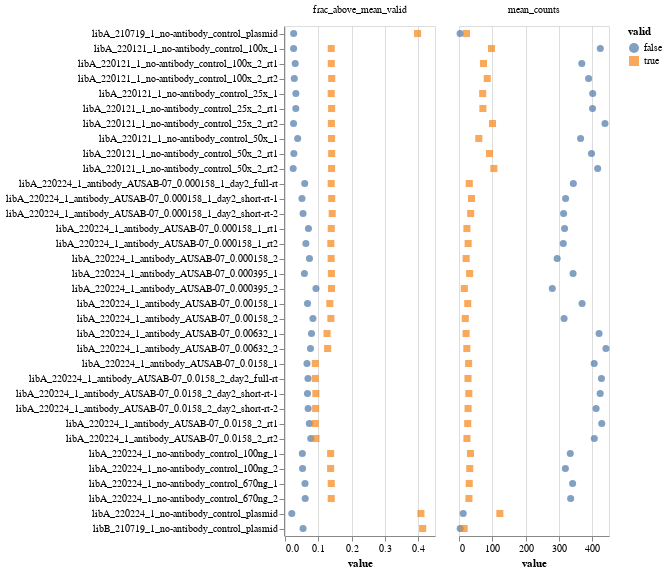

Source (notebook cell):
### Markdown cell above
Now plot these data, showing separate points for barcodes that are "valid" (correspond to known variants) and invalid (do not correspond to known variants).

 - The left panel shows the fraction of all barcodes with more counts than the average for valid barcodes.
 - The right panel shows the average counts for each valid and invalid barcode.
 
The chart is interactive: you can use the drop downs at bottom to select specific subsets, and mouseover points for details.

### Code cell
selections = [
    alt.selection_single(
        fields=[col],
        bind=alt.binding_select(
            options=[None] + avg_counts[col].unique().tolist(),
            labels=["all"] + [str(x) for x in avg_counts[col].unique()],
            name=col,
        )
    )
    for col in ["library", "date", "sample_type", "virus_batch", "antibody"]
]

avg_counts_chart = (
    alt.Chart(avg_counts)
    .encode(
        x="value",
        y=alt.Y("library_sample", title=None),
        color="valid",
        shape="valid",
        column=alt.Column("variable", title=None),
        tooltip=[alt.Tooltip(c, format=".3g") if c == "value" else c
                 for c in avg_counts.columns if c != "library_sample"],
    )
    .mark_point(filled=True, size=50, opacity=0.7)
    .resolve_scale(x="independent")
    .properties(width=150, height=alt.Step(15))
    .configure_axis(labelLimit=500)
    .add_selection(*selections)
)
for selection in selections:
    avg_counts_chart = avg_counts_chart.transform_filter(selection)

avg_counts_chart

### Figure 1 — Vega-Lite specification as saved in the notebook (floating-point values rounded to 4 significant figures; data arrays with more than 128 entries replaced by an {"elided": "..."} marker saying what was removed)
{"config": {"view": {"continuousWidth": 400, "continuousHeight": 300}, "axis": {"labelLimit": 500}}, "data": {"name": "data-5b2bdb6209655faf32272747a95de850"}, "mark": {"type": "point", "filled": true, "opacity": 0.7, "size": 50}, "encoding": {"color": {"field": "valid", "type": "nominal"}, "column": {"field": "variable", "title": null, "type": "nominal"}, "shape": {"field": "valid", "type": "nominal"}, "tooltip": [{"field": "library", "type": "nominal"}, {"field": "sample", "type": "nominal"}, {"field": "valid", "type": "nominal"}, {"field": "variable", "type": "nominal"}, {"field": "value", "format": ".3g", "type": "quantitative"}, {"field": "date", "type": "quantitative"}, {"field": "virus_batch", "type": "quantitative"}, {"field": "sample_type", "type": "nominal"}, {"field": "antibody", "type": "nominal"}], "x": {"field": "value", "type": "quantitative"}, "y": {"field": "library_sample", "title": null, "type": "nominal"}}, "height": {"step": 15}, "resolve": {"scale": {"x": "independent"}}, "selection": {"selector001": {"type": "single", "fields": ["library"], "bind": {"input": "select", "options": [null, "libA", "libB"], "labels": ["all", "libA", "libB"], "name": "library"}}, "selector002": {"type": "single", "fields": ["date"], "bind": {"input": "select", "options": [null, 210719, 220121, 220224], "labels": ["all", "210719", "220121", "220224"], "name": "date"}}, "selector003": {"type": "single", "fields": ["sample_type"], "bind": {"input": "select", "options": [null, "no-antibody_control", "antibody"], "labels": ["all", "no-antibody_control", "antibody"], "name": "sample_type"}}, "selector004": {"type": "single", "fields": ["virus_batch"], "bind": {"input": "select", "options": [null, 1], "labels": ["all", "1"], "name": "virus_batch"}}, "selector005": {"type": "single", "fields": ["antibody"], "bind": {"input": "select", "options": [null, NaN, "AUSAB-07"], "labels": ["all", "nan", "AUSAB-07"], "name": "antibody"}}}, "transform": [{"filter": {"selection": "selector001"}}, {"filter": {"selection": "selector002"}}, {"filter": {"selection": "selector003"}}, {"filter": {"selection": "selector004"}}, {"filter": {"selection": "selector005"}}], "width": 150, "$schema": "https://vega.github.io/schema/vega-lite/v4.17.0.json", "datasets": {"data-5b2bdb6209655faf32272747a95de850": {"elided": "136 records"}}}
